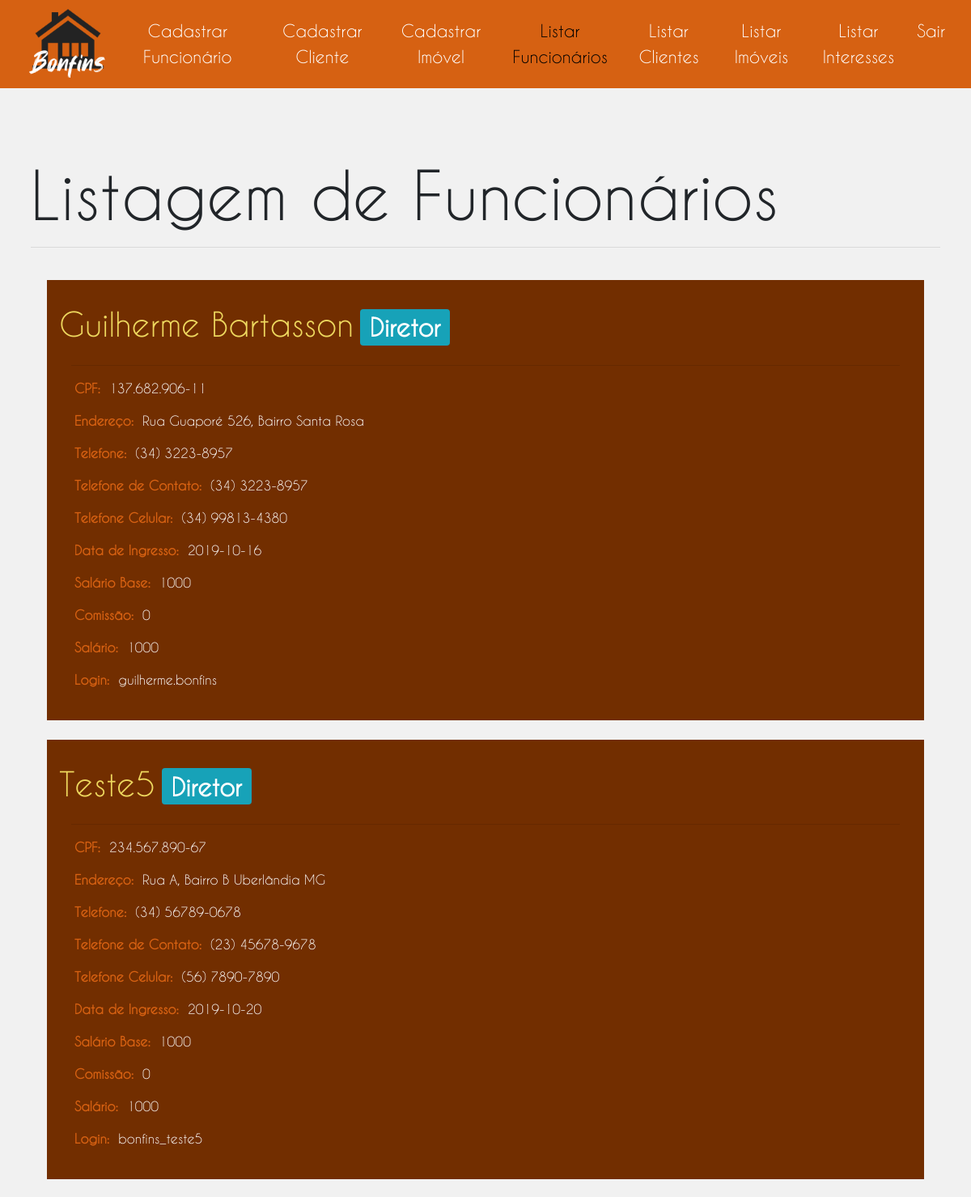
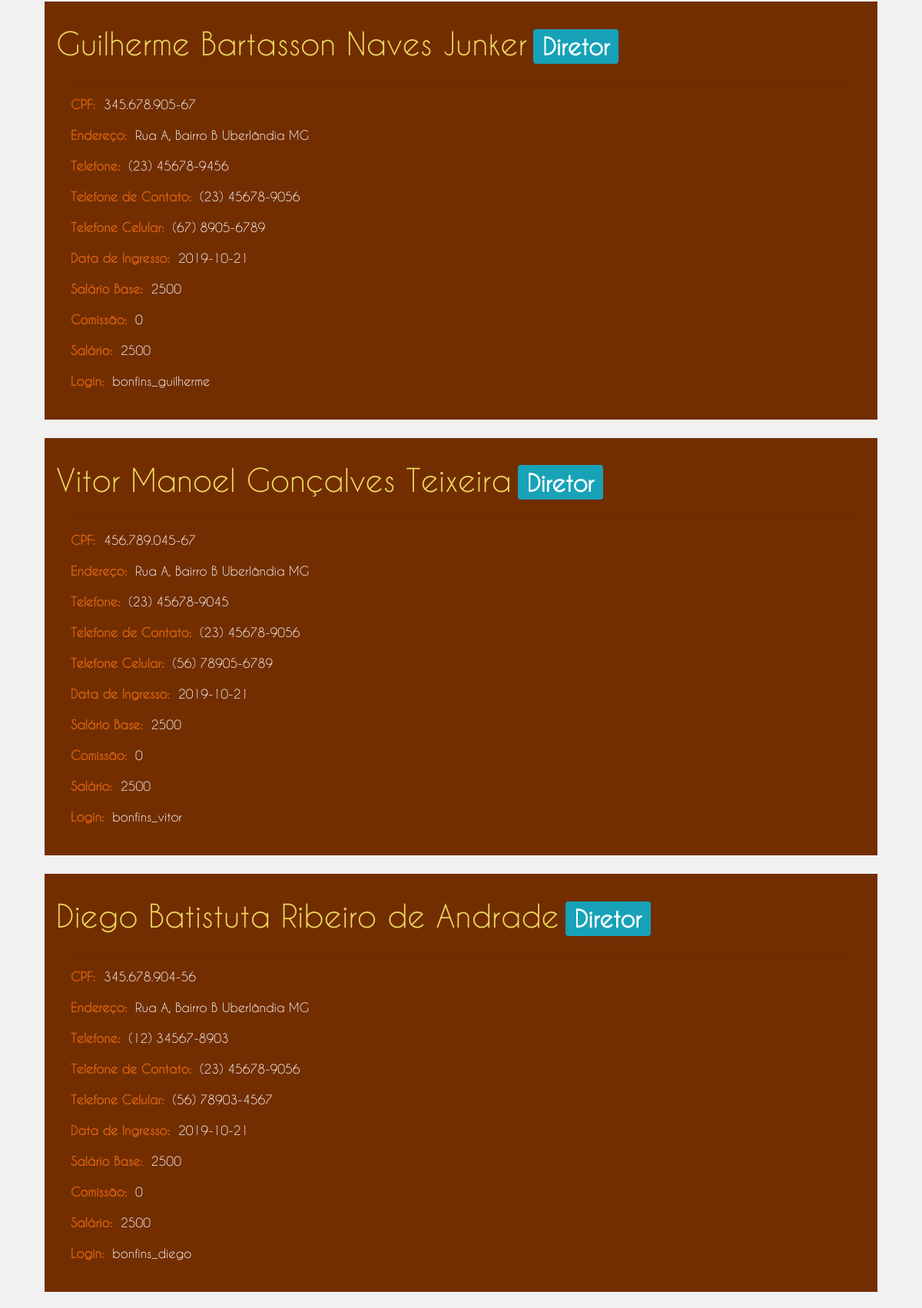
The app's page /administrativo/listagemFuncionario.php (signed in, upper part) with its own data (2 pictures, top to bottom).
### tables this page shows
CREATE TABLE `funcionario` (
  `ID` int(4) UNSIGNED NOT NULL,
  `Nome` varchar(60) NOT NULL,
  `Telefone` varchar(20) NOT NULL,
  `Cpf` varchar(14) NOT NULL,
  `Endereco` varchar(150) NOT NULL,
  `TelefoneContato` varchar(20) NOT NULL,
  `TelefoneCelular` varchar(20) NOT NULL,
  `DataIngresso` date NOT NULL,
  `Cargo` int(4) UNSIGNED NOT NULL,
  `Salario` float UNSIGNED NOT NULL,
  `Comissao` float UNSIGNED NOT NULL,
  `Login` varchar(60) NOT NULL,
  `Senha` varchar(60) NOT NULL,
  `Salt` varchar(22) NOT NULL
);

CREATE TABLE `cargo` (
  `ID` int(4) UNSIGNED NOT NULL,
  `Nome` varchar(50) NOT NULL
);

### php/funcionario.php (called while the page is built, shortened)
<?php
    function getfuncionarios($conn) {
        $array_funcionarios = null;
        $sql = "SELECT
                    f.Nome,
                    c.Nome as Cargo,
                    f.Cpf,
                    f.Endereco,
                    f.Telefone,
                    f.TelefoneContato,
                    f.TelefoneCelular,
                    f.DataIngresso,
                    f.Salario as SalarioBase,
                    f.Comissao,
                    f.Login
                FROM
                    funcionario as f,
                    cargo as c
                WHERE
                    f.Cargo = c.ID";
        $result = $conn->query($sql);
        while ($row = $result->fetch()) {
            $funcionario = new Funcionario();
            $funcionario->nome            = $row["Nome"];
            $funcionario->cargo           = $row["Cargo"];
            $funcionario->cpf             = $row["Cpf"];
            $funcionario->endereco        = $row["Endereco"];
            $funcionario->telefone        = $row["Telefone"];
            $funcionario->telefoneContato = $row["TelefoneContato"];
            $funcionario->telefoneCelular = $row["TelefoneCelular"];
            $funcionario->dataIngresso    = $row["DataIngresso"];
            $funcionario->salarioBase     = $row["SalarioBase"];
            $funcionario->comissao        = $row["Comissao"];
            $funcionario->salario         = $row["SalarioBase"] + $row["Comissao"];
            $funcionario->login           = $row["Login"];
            $array_funcionarios[] = $funcionario;
        }
        return $array_funcionarios;
    }
?>

### administrativo/listagemFuncionario.php (the view, shortened to what this page needs)
<!DOCTYPE html>
<html lang="pt-br">
    <head>
        <link rel="stylesheet" href="../css/bootstrap.css">
        <link rel="stylesheet" href="css/administrativo.css">
        <link rel="stylesheet" href="css/listagem.css">
    </head>
    <body>
        <section>
            <div class="col-sm-12">
                <div class="row">
                    <div class="col-sm-12 p-0">
                        <?php include "../php/navbarRestrita.php" ?>
                    </div>
                </div>
                <div class="row">
                    <div class="col-sm-12 px-0">
                        <div id="listagemContainer" class="px-0">
                            <div class="container px-0">
                                <div class="jumbotron px-2">
                                    <h1 class="display-4">Listagem de Funcionários</h1>
                                    <hr class="my-3">
                                    <div id="admContainer">
                                        <?php
                                            require "../php/conexaoMysql.php";
                                            require "../php/funcionario.php";
                                            $arrayFuncionarios = null;
                                            try {
                                                $arrayFuncionarios = getFuncionarios($conn);
                                            } catch (Exception $e) {
                                                $msgErro = $e->getMessage();
                                                echo $msgErro;
                                            }
                                            if ($arrayFuncionarios != null) {
                                                foreach ($arrayFuncionarios as $funcionario) {
                                                    echo "
                                                        <div class='row pt-4'>
                                                            <div class='container'>
                                                                <div class='col-sm-12 admBox'>
                                                                    <div class='row'>
                                                                        <h1>$funcionario->nome<span class='badge badge-info ml-2'>$funcionario->cargo</span></h1>
                                                                    </div>
                                                                    <hr>
                                                                    <div class='row mt-2 ml-1'>
                                                                        <label for='cpf'><strong>CPF:&nbsp&nbsp</strong></label>
                                                                        <span name='cpf'>$funcionario->cpf</span>
                                                                    </div>
                                                                    <div class='row mt-2 ml-1'>
                                                                        <label for='endereco'><strong>Endereço:&nbsp&nbsp</strong></label>
                                                                        <span name='endereco'>$funcionario->endereco</span>
                                                                    </div>
                                                                    <div class='row mt-2 ml-1'>
                                                                        <label for='telefone'><strong>Telefone:&nbsp&nbsp</strong></label>
                                                                        <span name='telefone'>$funcionario->telefone</span>
                                                                    </div>
                                                                    <div class='row mt-2 ml-1'>
                                                                        <label for='telefoneContato'><strong>Telefone de Contato:&nbsp&nbsp</strong></label>
                                                                        <span name='telefoneContato'>$funcionario->telefoneContato</span>
                                                                    </div>
                                                                    <div class='row mt-2 ml-1'>
                                                                        <label for='telefoneCelular'><strong>Telefone Celular:&nbsp&nbsp</strong></label>
                                                                        <span name='telefoneCelular'>$funcionario->telefoneCelular</span>
                                                                    </div>
                                                                    <div class='row mt-2 ml-1'>
                                                                        <label for='dataIngresso'><strong>Data de Ingresso:&nbsp&nbsp</strong></label>
                                                                        <span name='telefone'>$funcionario->dataIngresso</span>
                                                                    </div>
                                                                    <div class='row mt-2 ml-1'>
                                                                        <label for='salarioBase'><strong>Salário Base:&nbsp&nbsp</strong></label>
                                                                        <span name='salarioBase'>$funcionario->salarioBase</span>
                                                                    </div>
                                                                    <div class='row mt-2 ml-1'>
                                                                        <label for='comissao'><strong>Comissão:&nbsp&nbsp</strong></label>
                                                                        <span name='comissao'>$funcionario->comissao</span>
                                                                    </div>
                                                                    <div class='row mt-2 ml-1'>
                                                                        <label for='salario'><strong>Salário:&nbsp&nbsp</strong></label>
                                                                        <span name='salario'>$funcionario->salario</span>
                                                                    </div>
                                                                    <div class='row mt-2 ml-1'>
                                                                        <label for='login'><strong>Login:&nbsp&nbsp</strong></label>
                                                                        <span name='login' class='text-break'>$funcionario->login</span>
                                                                    </div>
                                                                </div>
                                                            </div>
                                                        </div>
                                                    ";
                                                }
                                            }
                                        ?>
                                    </div>
                                </div>
                            </div>
                        </div>
                    </div>
                </div>
            </div>
        </section>
    </body>
</html>

### administrativo/css/administrativo.css (style rules this page uses)
body { background: rgb(41, 40, 40); height: 96vh; }
#admContainer { padding: 20px; padding-top: 0; background-color: #f1f1f1; min-height: 82.3vh; }
.jumbotron { background-color: inherit !important; font-family: 'Caviar Dreams' !important; }
.jumbotron h1 { font-size: 5rem; }

### administrativo/css/listagem.css (style rules this page uses)
#listagemContainer { padding: 20px; background-color: #f1f1f1; min-height: 82.3vh; }
.admBox { background: rgb(114, 46, 0); padding: 30px; color: white; }
.admBox h1 { font-size: 2.5rem !important; color: rgb(238, 216, 94); }
label { color: rgb(214, 97, 18); }

### records on screen
funcionario: Nome "Guilherme Bartasson", Cargo.Nome "Diretor", Cpf "137.682.906-11", Endereco "Rua Guaporé 526, Bairro Santa Rosa", Telefone "(34) 3223-8957", TelefoneContato "(34) 3223-8957", TelefoneCelular "(34) 99813-4380", DataIngresso "2019-10-16", Salario "1000", Comissao "0", Login "guilherme.bonfins"
funcionario: Nome "Teste5", Cargo.Nome "Diretor", Cpf "234.567.890-67", Endereco "Rua A, Bairro B Uberlândia MG", Telefone "(34) 56789-0678", TelefoneContato "(23) 45678-9678", TelefoneCelular "(56) 7890-7890", DataIngresso "2019-10-20", Salario "1000", Comissao "0", Login "bonfins_teste5"
funcionario: Nome "Guilherme Bartasson Naves Junker", Cargo.Nome "Diretor", Cpf "345.678.905-67", Endereco "Rua A, Bairro B Uberlândia MG", Telefone "(23) 45678-9456", TelefoneContato "(23) 45678-9056", TelefoneCelular "(67) 8905-6789", DataIngresso "2019-10-21", Salario "2500", Comissao "0", Login "bonfins_guilherme"
funcionario: Nome "Vitor Manoel Gonçalves Teixeira", Cargo.Nome "Diretor", Cpf "456.789.045-67", Endereco "Rua A, Bairro B Uberlândia MG", Telefone "(23) 45678-9045", TelefoneContato "(23) 45678-9056", TelefoneCelular "(56) 78905-6789", DataIngresso "2019-10-21", Salario "2500", Comissao "0", Login "bonfins_vitor"
funcionario: Nome "Diego Batistuta Ribeiro de Andrade", Cargo.Nome "Diretor", Cpf "345.678.904-56", Endereco "Rua A, Bairro B Uberlândia MG", Telefone "(12) 34567-8903", TelefoneContato "(23) 45678-9056", TelefoneCelular "(56) 78903-4567", DataIngresso "2019-10-21", Salario "2500", Comissao "0", Login "bonfins_diego"
